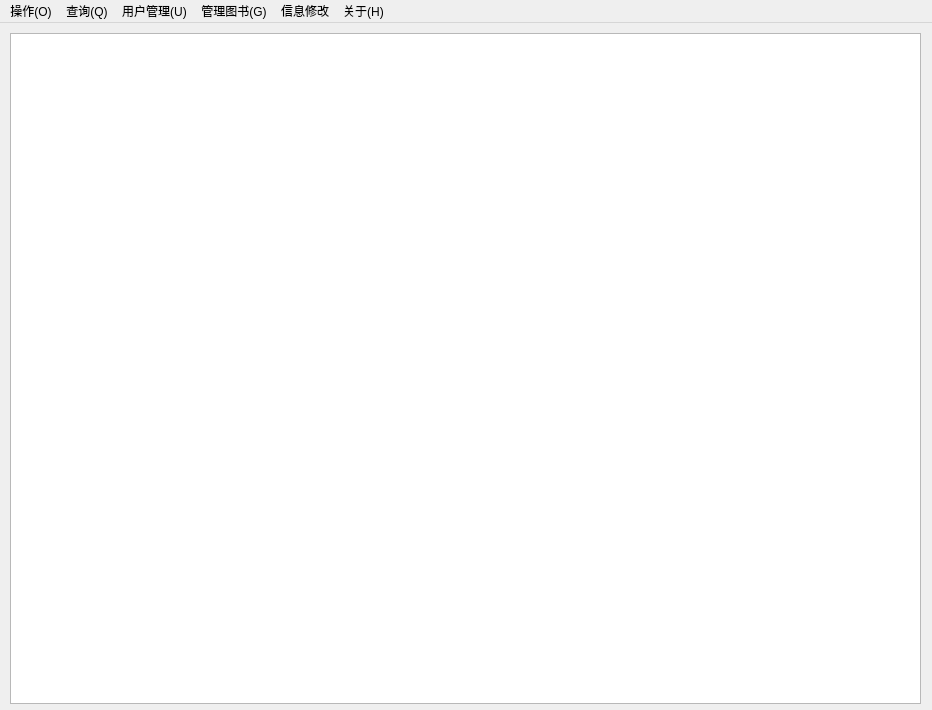
<?xml version="1.0" encoding="UTF-8"?>
<ui version="4.0">
 <class>MainWindow</class>
 <widget class="QMainWindow" name="MainWindow">
  <property name="geometry">
   <rect>
    <x>0</x>
    <y>0</y>
    <width>932</width>
    <height>710</height>
   </rect>
  </property>
  <property name="windowTitle">
   <string>MainWindow</string>
  </property>
  <widget class="QWidget" name="centralWidget">
   <widget class="QTableWidget" name="tableWidget">
    <property name="geometry">
     <rect>
      <x>10</x>
      <y>10</y>
      <width>911</width>
      <height>671</height>
     </rect>
    </property>
   </widget>
  </widget>
  <widget class="QMenuBar" name="menuBar">
   <property name="geometry">
    <rect>
     <x>0</x>
     <y>0</y>
     <width>932</width>
     <height>23</height>
    </rect>
   </property>
   <widget class="QMenu" name="menu_O">
    <property name="title">
     <string>操作(O)</string>
    </property>
    <addaction name="action_login"/>
    <addaction name="action_cancellogin"/>
    <addaction name="separator"/>
    <addaction name="action_borrowbook"/>
    <addaction name="action_returnbook"/>
    <addaction name="separator"/>
    <addaction name="action_exit"/>
   </widget>
   <widget class="QMenu" name="menu_Q">
    <property name="title">
     <string>查询(Q)</string>
    </property>
    <addaction name="action_querybook"/>
    <addaction name="action_queryauthor"/>
    <addaction name="separator"/>
    <addaction name="action_showallbooks"/>
   </widget>
   <widget class="QMenu" name="menu_U">
    <property name="title">
     <string>用户管理(U)</string>
    </property>
    <addaction name="action_queryuser"/>
    <addaction name="separator"/>
    <addaction name="action_reguser"/>
    <addaction name="action_deluser"/>
    <addaction name="separator"/>
    <addaction name="action_showalluser"/>
   </widget>
   <widget class="QMenu" name="menu_G">
    <property name="title">
     <string>管理图书(G)</string>
    </property>
    <addaction name="action_addbook"/>
    <addaction name="action_delbook"/>
   </widget>
   <widget class="QMenu" name="menu">
    <property name="title">
     <string>信息修改</string>
    </property>
    <addaction name="action_editpwd"/>
    <addaction name="separator"/>
    <addaction name="action_editbook"/>
   </widget>
   <widget class="QMenu" name="menu_H">
    <property name="title">
     <string>关于(H)</string>
    </property>
    <addaction name="action_about"/>
   </widget>
   <addaction name="menu_O"/>
   <addaction name="menu_Q"/>
   <addaction name="menu_U"/>
   <addaction name="menu_G"/>
   <addaction name="menu"/>
   <addaction name="menu_H"/>
  </widget>
  <action name="action_login">
   <property name="text">
    <string>登录(L)</string>
   </property>
  </action>
  <action name="action_cancellogin">
   <property name="text">
    <string>注销(R)</string>
   </property>
  </action>
  <action name="action_borrowbook">
   <property name="text">
    <string>图书借阅(D)</string>
   </property>
  </action>
  <action name="action_returnbook">
   <property name="text">
    <string>图书归还(T)</string>
   </property>
  </action>
  <action name="action_exit">
   <property name="text">
    <string>退出(X)</string>
   </property>
  </action>
  <action name="action_querybook">
   <property name="text">
    <string>图书查询(B)</string>
   </property>
  </action>
  <action name="action_queryauthor">
   <property name="text">
    <string>按作者查询(W)</string>
   </property>
  </action>
  <action name="action_showallbooks">
   <property name="text">
    <string>显示所有图书</string>
   </property>
  </action>
  <action name="action_queryuser">
   <property name="text">
    <string>用户信息查询(I)</string>
   </property>
  </action>
  <action name="action_reguser">
   <property name="text">
    <string>用户注册(L)</string>
   </property>
  </action>
  <action name="action_deluser">
   <property name="text">
    <string>销除用户(D)</string>
   </property>
  </action>
  <action name="action_showalluser">
   <property name="text">
    <string>显示所有用户信息</string>
   </property>
  </action>
  <action name="action_addbook">
   <property name="text">
    <string>添加图书(A)</string>
   </property>
  </action>
  <action name="action_delbook">
   <property name="text">
    <string>删除图书(F)</string>
   </property>
  </action>
  <action name="action_editpwd">
   <property name="text">
    <string>修改密码(K)</string>
   </property>
  </action>
  <action name="action_editbook">
   <property name="text">
    <string>修改图书信息(M)</string>
   </property>
  </action>
  <action name="action_about">
   <property name="text">
    <string>关于系统</string>
   </property>
  </action>
 </widget>
 <layoutdefault spacing="6" margin="11"/>
 <resources/>
 <connections/>
</ui>
